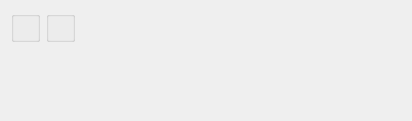
<?xml version="1.0" encoding="UTF-8"?>
<ui version="4.0">
 <comment>This file is part of the xTuple ERP: PostBooks Edition, a free and
open source Enterprise Resource Planning software suite,
Copyright (c) 1999-2018 by OpenMFG LLC, d/b/a xTuple.
It is licensed to you under the Common Public Attribution License
version 1.0, the full text of which (including xTuple-specific Exhibits)
is available at www.xtuple.com/CPAL.  By using this software, you agree
to be bound by its terms.</comment>
 <class>dspUnbalancedQOHByClassCode</class>
 <widget class="QWidget" name="dspUnbalancedQOHByClassCode">
  <property name="geometry">
   <rect>
    <x>0</x>
    <y>0</y>
    <width>412</width>
    <height>121</height>
   </rect>
  </property>
  <property name="windowTitle">
   <string>Unbalanced QOH by Class Code</string>
  </property>
  <layout class="QHBoxLayout" name="horizontalLayout_2">
   <item>
    <layout class="QVBoxLayout" name="verticalLayout">
     <property name="spacing">
      <number>0</number>
     </property>
     <item>
      <layout class="QHBoxLayout" name="horizontalLayout">
       <item>
        <widget class="ParameterGroup" name="_classCode">
         <property name="title">
          <string/>
         </property>
         <property name="fixedSize">
          <bool>false</bool>
         </property>
        </widget>
       </item>
       <item>
        <widget class="WarehouseGroup" name="_warehouse">
         <property name="title">
          <string/>
         </property>
         <property name="fixedSize">
          <bool>false</bool>
         </property>
        </widget>
       </item>
      </layout>
     </item>
     <item>
      <spacer name="verticalSpacer">
       <property name="orientation">
        <enum>Qt::Vertical</enum>
       </property>
       <property name="sizeHint" stdset="0">
        <size>
         <width>20</width>
         <height>0</height>
        </size>
       </property>
      </spacer>
     </item>
    </layout>
   </item>
   <item>
    <spacer name="horizontalSpacer">
     <property name="orientation">
      <enum>Qt::Horizontal</enum>
     </property>
     <property name="sizeHint" stdset="0">
      <size>
       <width>17</width>
       <height>20</height>
      </size>
     </property>
    </spacer>
   </item>
  </layout>
 </widget>
 <layoutdefault spacing="6" margin="11"/>
 <customwidgets>
  <customwidget>
   <class>ParameterGroup</class>
   <extends>QGroupBox</extends>
   <header>parametergroup.h</header>
   <container>1</container>
  </customwidget>
  <customwidget>
   <class>WarehouseGroup</class>
   <extends>QGroupBox</extends>
   <header>warehousegroup.h</header>
   <container>1</container>
  </customwidget>
 </customwidgets>
 <tabstops>
  <tabstop>_classCode</tabstop>
  <tabstop>_warehouse</tabstop>
 </tabstops>
 <includes>
  <include location="global">parameter.h</include>
 </includes>
 <resources/>
 <connections/>
</ui>
